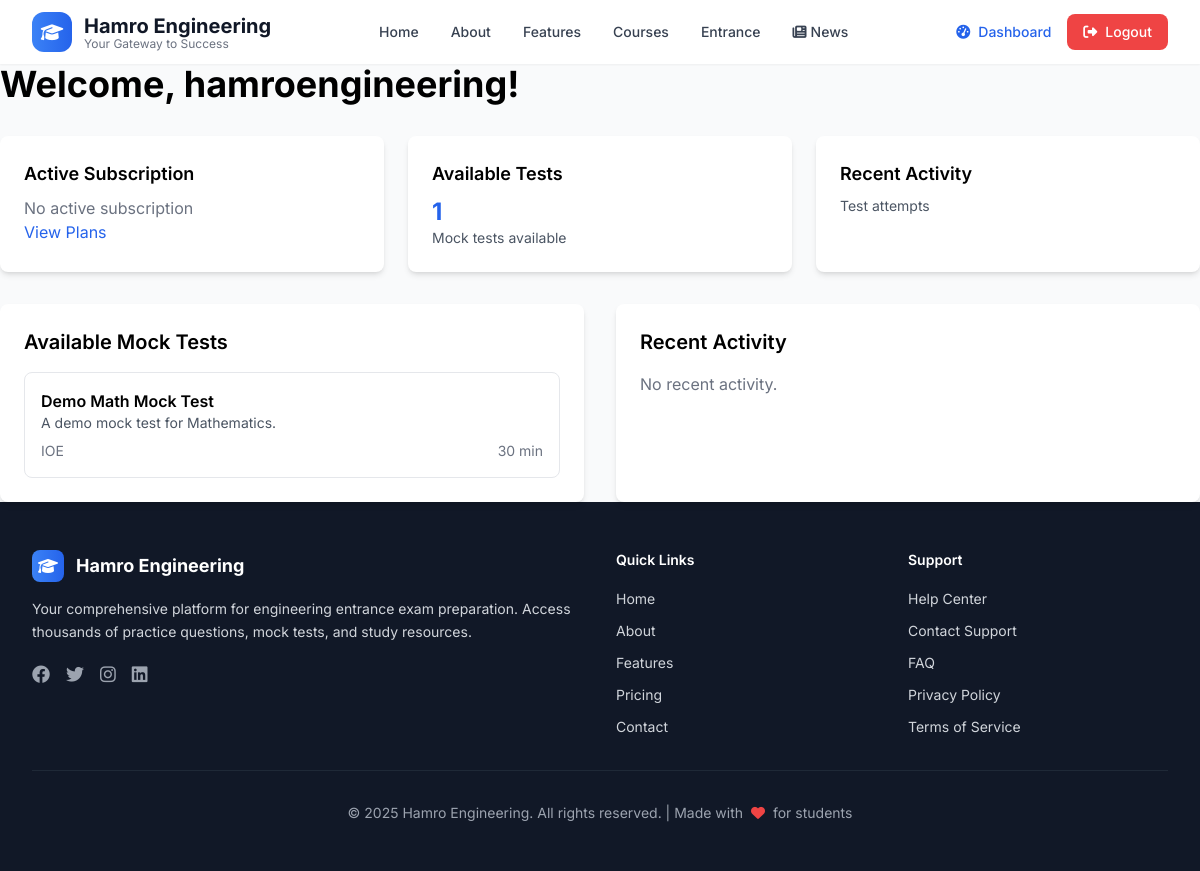
/dashboard/ (signed in), run on the app's committed database.
### accounts/models.py (models this page shows, shortened)
class User(AbstractUser):
    USER_TYPE_CHOICES = (
        ('student', 'Student'),
        ('admin', 'Admin'),
    )
    email = models.EmailField(unique=True)
    user_type = models.CharField(max_length=10, choices=USER_TYPE_CHOICES, default='student')
    phone_number = models.CharField(max_length=15, blank=True, null=True)
    profile_picture = models.ImageField(upload_to='profile_pics/', blank=True, null=True)
    is_email_verified = models.BooleanField(default=False)
    email_verification_token = models.UUIDField(default=uuid.uuid4, editable=False)
    created_at = models.DateTimeField(auto_now_add=True)
    updated_at = models.DateTimeField(auto_now=True)
    objects = UserManager()
    USERNAME_FIELD = 'email'
    REQUIRED_FIELDS = []  # Remove username requirement since we use email

### questions/models.py (models this page shows, shortened)
class MockTest(models.Model):
    TEST_TYPE_CHOICES = [
        ('IOE', 'Institute of Engineering'),
        ('KU', 'Kathmandu University'),
        ('PU', 'Purbanchal University'),
        ('PoU', 'Pokhara University'),
        ('custom', 'Custom Test'),
    ]
    name = models.CharField(max_length=200)
    description = models.TextField()
    test_type = models.CharField(max_length=10, choices=TEST_TYPE_CHOICES)
    duration_minutes = models.IntegerField(validators=[MinValueValidator(15), MaxValueValidator(300)])
    total_questions = models.IntegerField(validators=[MinValueValidator(1), MaxValueValidator(200)])
    passing_score = models.IntegerField(validators=[MinValueValidator(0), MaxValueValidator(100)])
    is_free = models.BooleanField(default=False)
    price = models.DecimalField(max_digits=10, decimal_places=2, default=0.00)
    is_active = models.BooleanField(default=True)
    created_by = models.ForeignKey(User, on_delete=models.SET_NULL, null=True, blank=True)
    created_at = models.DateTimeField(auto_now_add=True)
    updated_at = models.DateTimeField(auto_now=True)
    class Meta:
        ordering = ['-created_at']

### website/views.py (the view)
# urls.py: path('dashboard/', views.dashboard, name='dashboard'),
@login_required
def dashboard(request):
    user = request.user
    active_subscription = None
    if hasattr(user, 'subscriptions'):
        active_subscription = user.subscriptions.filter(status='active').first()
    available_tests = MockTest.objects.filter(is_active=True)[:5]
    recent_activity = []
    if hasattr(user, 'mock_test_attempts'):
        recent_activity = user.mock_test_attempts.order_by('-created_at')[:5]
    context = {
        'user': user,
        'active_subscription': active_subscription,
        'available_tests': available_tests,
        'recent_activity': recent_activity,
    }
    return render(request, 'website/dashboard.html', context)

### templates/website/dashboard.html (shortened to what this page needs)
{% extends 'base.html' %}
{% block content %}
<div class="max-w-7xl mx-auto">
    <h1 class="text-4xl font-bold mb-8">Welcome, {{ user.first_name|default:user.username }}!</h1>
    <div class="grid grid-cols-1 md:grid-cols-3 gap-6 mb-8">
        <div class="bg-white p-6 rounded-lg shadow-md">
            <h3 class="text-lg font-semibold mb-2">Active Subscription</h3>
            {% if active_subscription %}
                <p class="text-green-600 font-semibold">{{ active_subscription.plan.name }}</p>
                <p class="text-sm text-gray-600">Expires: {{ active_subscription.end_date|date:"M d, Y" }}</p>
            {% else %}
                <p class="text-gray-500">No active subscription</p>
                <a href="{% url 'website:pricing' %}" class="text-blue-600 hover:underline">View Plans</a>
            {% endif %}
        </div>
        <div class="bg-white p-6 rounded-lg shadow-md">
            <h3 class="text-lg font-semibold mb-2">Available Tests</h3>
            <p class="text-2xl font-bold text-blue-600">{{ available_tests.count }}</p>
            <p class="text-sm text-gray-600">Mock tests available</p>
        </div>
        <div class="bg-white p-6 rounded-lg shadow-md">
            <h3 class="text-lg font-semibold mb-2">Recent Activity</h3>
            <p class="text-sm text-gray-600">Test attempts</p>
        </div>
    </div>
    <div class="grid grid-cols-1 lg:grid-cols-2 gap-8">
        <div class="bg-white p-6 rounded-lg shadow-md">
            <h3 class="text-xl font-semibold mb-4">Available Mock Tests</h3>
            {% if available_tests %}
                <div class="space-y-3">
                    {% for test in available_tests %}
                    <div class="border border-gray-200 rounded-lg p-4">
                        <h4 class="font-semibold">{{ test.name }}</h4>
                        <p class="text-sm text-gray-600">{{ test.description|truncatewords:15 }}</p>
                        <div class="flex justify-between items-center mt-2">
                            <span class="text-sm text-gray-500">{{ test.test_type }}</span>
                            <span class="text-sm text-gray-500">{{ test.duration_minutes }} min</span>
                        </div>
                    </div>
                    {% endfor %}
                </div>
            {% else %}
                <p class="text-gray-500">No mock tests available at the moment.</p>
            {% endif %}
        </div>
        <div class="bg-white p-6 rounded-lg shadow-md">
            <h3 class="text-xl font-semibold mb-4">Recent Activity</h3>
            {% if recent_activity %}
                <div class="space-y-3">
                    {% for attempt in recent_activity %}
                    <div class="border border-gray-200 rounded-lg p-4">
                        <h4 class="font-semibold">{{ attempt.mock_test.name }}</h4>
                        <p class="text-sm text-gray-600">Status: {{ attempt.status }}</p>
                        {% if attempt.score %}
                            <p class="text-sm text-gray-600">Score: {{ attempt.score }}%</p>
                        {% endif %}
                        <p class="text-xs text-gray-500">{{ attempt.started_at|date:"M d, Y" }}</p>
                    </div>
                    {% endfor %}
                </div>
            {% else %}
                <p class="text-gray-500">No recent activity.</p>
            {% endif %}
        </div>
    </div>
</div>
{% endblock %}

### templates/base.html (style rules this page uses)
body { font-family: 'Inter', sans-serif; }

### data on the page
User: first_name "hamroengineering"
MockTest: name "Demo Math Mock Test", description "A demo mock test for Mathematics.", test_type "IOE", duration_minutes "30"

### other printed values
{{ available_tests.count }} "1"
